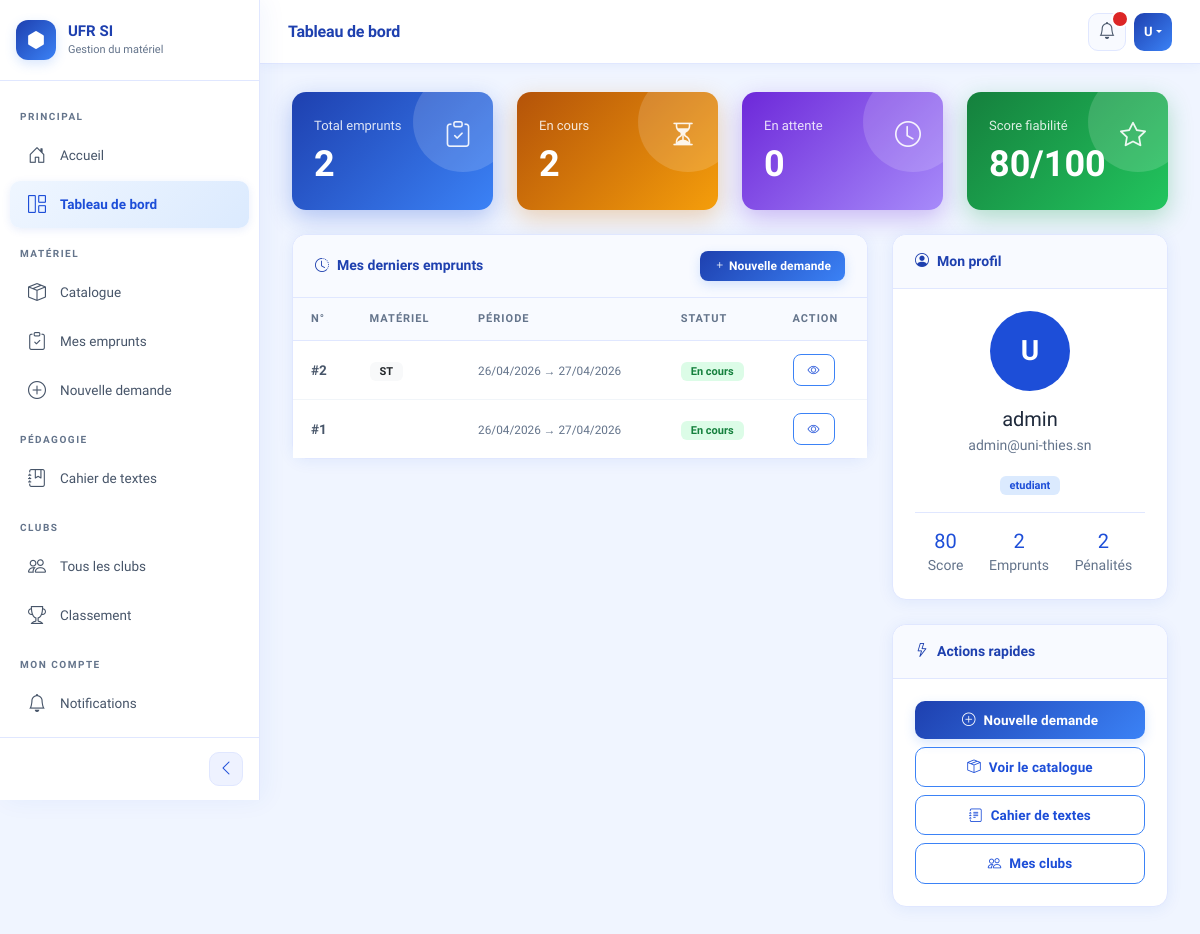
The app's page /tableau-de-bord/ (signed in), older data.
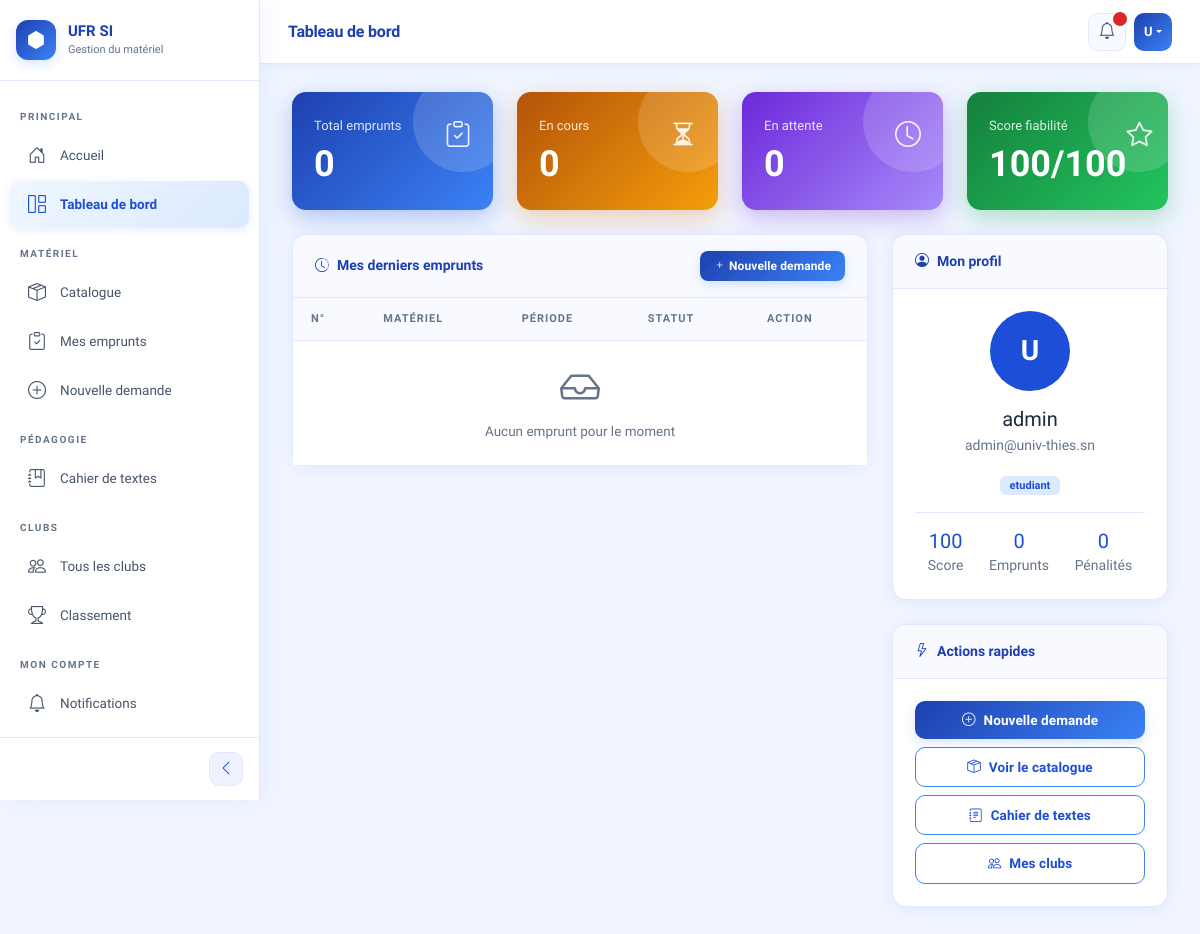
The same page, newer data.
### emprunts/models.py (models this page shows, shortened)
class Demande(models.Model):
    STATUTS = [
    ('en_attente', 'En attente'),
    ('approuvee', 'Approuvée'),
    ('refusee', 'Refusée'),
    ('en_cours', 'En cours'),
    ('en_attente_restitution', 'En attente de vérification'),
    ('restituee', 'Restituée'),
]
    utilisateur = models.ForeignKey(
        Utilisateur,
        on_delete=models.CASCADE,
        related_name='demandes'
    )
    date_demande = models.DateTimeField(auto_now_add=True)
    date_debut = models.DateTimeField()
    date_fin = models.DateTimeField()
    statut = models.CharField(max_length=30, choices=STATUTS, default='en_attente')
    motif = models.TextField(blank=True)

class LigneDemande(models.Model):
    demande = models.ForeignKey(
        Demande,
        on_delete=models.CASCADE,
        related_name='lignes'
    )
    materiel = models.ForeignKey(
        Materiel,
        on_delete=models.CASCADE,
        related_name='lignes_demande'
    )
    quantite = models.IntegerField(default=1)

### materiel/models.py (models this page shows, shortened)
class Materiel(models.Model):
    ETATS = [
        ('disponible', 'Disponible'),
        ('emprunte', 'Emprunté'),
        ('maintenance', 'En maintenance'),
        ('hors_service', 'Hors service'),
    ]
    nom = models.CharField(max_length=200)
    categorie = models.ForeignKey(
        Categorie,
        on_delete=models.SET_NULL,
        null=True,
        related_name='materiels'
    )
    numero_serie = models.CharField(max_length=100, unique=True)
    etat = models.CharField(max_length=20, choices=ETATS, default='disponible')
    photo = models.ImageField(upload_to='materiels/photos/', blank=True)
    description = models.TextField(blank=True)
    date_acquisition = models.DateField(null=True, blank=True)
    code_qr = models.ImageField(upload_to='materiels/qrcodes/', blank=True)
    quantite_stock = models.IntegerField(default=1, verbose_name='Quantité en stock')
    quantite_disponible = models.IntegerField(default=1, verbose_name='Quantité disponible')

### comptes/models.py (models this page shows, shortened)
class Utilisateur(AbstractUser):
    ROLES = [
        ('etudiant', 'Étudiant'),
        ('enseignant', 'Enseignant'),
        ('technicien', 'Technicien'),
        ('admin', 'Administrateur'),
    ]
    role = models.CharField(max_length=20, choices=ROLES, default='etudiant')
    telephone = models.CharField(max_length=20, blank=True)
    filiere = models.CharField(max_length=100, blank=True)
    niveau = models.CharField(max_length=20, blank=True)
    penalite = models.IntegerField(default=0)
    bloque = models.BooleanField(default=False)
    def get_score_fiabilite(self):
        return max(0, 100 - (self.penalite * 10))

### comptes/views.py (the view)
# urls.py: path('tableau-de-bord/', views.tableau_de_bord, name='tableau_de_bord'),
@login_required
def tableau_de_bord(request):
    from emprunts.models import Demande
    demandes = Demande.objects.filter(utilisateur=request.user).order_by('-date_demande')
    contexte = {
        'demandes': demandes,
        'total_emprunts': demandes.count(),
        'en_cours': demandes.filter(statut='en_cours').count(),
        'en_attente': demandes.filter(statut='en_attente').count(),
        'score': request.user.get_score_fiabilite(),
    }
    return render(request, 'comptes/tableau_de_bord.html', contexte)

### templates/comptes/tableau_de_bord.html (shortened to what the changed rows need)
{% extends 'base.html' %}
{% block contenu %}
<div class="row g-4 mb-4">
  <div class="col-md-3">
    <div class="stat-card stat-blue">
      <div class="d-flex justify-content-between align-items-start">
        <div>
          <p>Total emprunts</p>
          <h2>{{ total_emprunts }}</h2>
        </div>
      </div>
    </div>
  </div>
  <div class="col-md-3">
    <div class="stat-card stat-orange">
      <div class="d-flex justify-content-between align-items-start">
        <div>
          <p>En cours</p>
          <h2>{{ en_cours }}</h2>
        </div>
      </div>
    </div>
  </div>
  <div class="col-md-3">
    <div class="stat-card stat-purple">
      <div class="d-flex justify-content-between align-items-start">
        <div>
          <h2>{{ en_attente }}</h2>
        </div>
      </div>
    </div>
  </div>
  <div class="col-md-3">
    <div class="stat-card stat-green">
      <div class="d-flex justify-content-between align-items-start">
        <div>
          <p>Score fiabilité</p>
          <h2>{{ score }}/100</h2>
        </div>
      </div>
    </div>
  </div>
</div>
<div class="row g-4">
  <div class="col-md-8">
    <div class="card">
      <div class="card-body p-0">
        <table class="table mb-0">
          <thead>
            <tr>
              <th>N°</th>
              <th>Matériel</th>
              <th>Période</th>
              <th>Statut</th>
              <th>Action</th>
            </tr>
          </thead>
          <tbody>
            {% for demande in demandes %}
            <tr>
              <td><strong>#{{ demande.id }}</strong></td>
              <td>
                {% for ligne in demande.lignes.all %}
                <span class="badge bg-light text-dark me-1">{{ ligne.materiel.nom }}</span>
                {% endfor %}
              </td>
              <td>
                <small class="text-muted">
                  {{ demande.date_debut|date:"d/m/Y" }} →
                  {{ demande.date_fin|date:"d/m/Y" }}
                </small>
              </td>
              <td>
                {% if demande.statut == 'en_attente' %}
                  <span class="badge bg-warning text-dark">En attente</span>
                {% elif demande.statut == 'approuvee' or demande.statut == 'en_cours' %}
                  <span class="badge bg-success">En cours</span>
                {% elif demande.statut == 'restituee' %}
                  <span class="badge bg-secondary">Restituée</span>
                {% elif demande.statut == 'refusee' %}
                  <span class="badge bg-danger">Refusée</span>
                {% endif %}
              </td>
              <td>
                <a href="{% url 'detail_demande' demande.id %}"
                   class="btn btn-sm btn-outline-primary">
                  <i class="bi bi-eye"></i>
                </a>
              </td>
            </tr>
            {% empty %}
            <tr>
              <td colspan="5" class="text-center text-muted py-4">
                <i class="bi bi-inbox display-6 d-block mb-2"></i>
                Aucun emprunt pour le moment
              </td>
            </tr>
            {% endfor %}
          </tbody>
        </table>
      </div>
    </div>
  </div>
  <div class="col-md-4">
    <div class="card mb-4">
      <div class="card-body text-center">
        <div style="width:80px; height:80px; border-radius:50%;
             background:var(--primary); color:white;
             display:flex; align-items:center; justify-content:center;
             font-size:28px; font-weight:700; margin:0 auto 16px;">
          {{ user.first_name|first|upper|default:"U" }}
        </div>
        <h5 class="mb-1">{{ user.get_full_name|default:user.username }}</h5>
        <p class="text-muted small mb-3">{{ user.email }}</p>
        <span class="badge bg-primary">{{ user.role }}</span>
        <hr>
        <div class="d-flex justify-content-around text-center">
          <div>
            <h5 class="mb-0" style="color:var(--primary);">{{ score }}</h5>
            <small class="text-muted">Score</small>
          </div>
          <div>
            <h5 class="mb-0" style="color:var(--primary);">{{ total_emprunts }}</h5>
            <small class="text-muted">Emprunts</small>
          </div>
          <div>
            <h5 class="mb-0" style="color:var(--primary);">{{ user.penalite }}</h5>
            <small class="text-muted">Pénalités</small>
          </div>
        </div>
      </div>
    </div>
  </div>
</div>
{% endblock %}

### templates/base.html (shortened to what this page needs)
<!DOCTYPE html>
<html lang="fr">
<head>
  {% load static %}
  <link href="https://cdn.jsdelivr.net/npm/bootstrap@5.3.0/dist/css/bootstrap.min.css" rel="stylesheet">
  <link href="https://cdn.jsdelivr.net/npm/bootstrap-icons@1.10.0/font/bootstrap-icons.css" rel="stylesheet">
  <link rel="stylesheet" href="{% static 'css/style.css' %}">
</head>
<body>
<div class="sidebar" id="sidebar">
  <div class="sidebar-brand">
    <div class="sidebar-brand-icon">
      <i class="bi bi-hexagon-fill"></i>
    </div>
    <div class="sidebar-brand-text">
      <h4>UFR SI</h4>
      <p>Gestion du matériel</p>
    </div>
  </div>
  <nav class="sidebar-nav">
    <div class="nav-section">Principal</div>
    <a href="{% url 'accueil' %}" class="sidebar-link" data-label="Accueil">
      <i class="bi bi-house-door"></i>
      <span class="nav-label">Accueil</span>
    </a>
    {% if user.is_authenticated %}
    <a href="{% url 'tableau_de_bord' %}" class="sidebar-link" data-label="Tableau de bord">
      <i class="bi bi-grid-1x2"></i>
      <span class="nav-label">Tableau de bord</span>
    </a>
    {% endif %}
    <div class="nav-section">Matériel</div>
    <a href="{% url 'liste_materiels' %}" class="sidebar-link" data-label="Catalogue">
      <i class="bi bi-box-seam"></i>
      <span class="nav-label">Catalogue</span>
    </a>
    {% if user.is_authenticated %}
    <a href="{% url 'liste_demandes' %}" class="sidebar-link" data-label="Mes emprunts">
      <i class="bi bi-clipboard-check"></i>
      <span class="nav-label">Mes emprunts</span>
    </a>
    <a href="{% url 'nouvelle_demande' %}" class="sidebar-link" data-label="Nouvelle demande">
      <i class="bi bi-plus-circle"></i>
      <span class="nav-label">Nouvelle demande</span>
    </a>
    {% endif %}
    <div class="nav-section">Pédagogie</div>
    <a href="{% url 'liste_cours' %}" class="sidebar-link" data-label="Cahier de textes">
      <i class="bi bi-journal-bookmark"></i>
      <span class="nav-label">Cahier de textes</span>
    </a>
    <div class="nav-section">Clubs</div>
    <a href="{% url 'liste_clubs' %}" class="sidebar-link" data-label="Clubs">
      <i class="bi bi-people"></i>
      <span class="nav-label">Tous les clubs</span>
    </a>
    <a href="{% url 'classement_clubs' %}" class="sidebar-link" data-label="Classement">
      <i class="bi bi-trophy"></i>
      <span class="nav-label">Classement</span>
    </a>
    {% if user.is_authenticated %}
    <div class="nav-section">Mon compte</div>
    <a href="{% url 'mes_notifications' %}" class="sidebar-link" data-label="Notifications">
      <i class="bi bi-bell"></i>
      <span class="nav-label">Notifications</span>
    </a>
    <a href="{% url 'parametres' %}" class="sidebar-link" data-label="Paramètres">
    </a>
    {% endif %}
  </nav>
  <div class="sidebar-toggle-btn">
    <button class="toggle-btn" id="toggleSidebarBtn" title="Réduire le menu">
      <i class="bi bi-chevron-left" id="toggleIcon"></i>
    </button>
  </div>
</div>
<div class="topbar" id="topbar">
  <div class="d-flex align-items-center gap-3">
    <span class="topbar-title">{% block page_titre %}UFR SI{% endblock %}</span>
  </div>
  <div class="topbar-right">
    {% if user.is_authenticated %}
    <a href="{% url 'mes_notifications' %}" class="topbar-btn position-relative" title="Notifications">
      <i class="bi bi-bell"></i>
      <span class="notif-badge" id="notif-badge" style="display:none;"></span>
    </a>
    <div class="dropdown">
      <button class="user-avatar dropdown-toggle" data-bs-toggle="dropdown" style="border:none;">
        {{ user.first_name|first|upper|default:"U" }}{{ user.last_name|first|upper|default:"" }}
      </button>
    </div>
    {% else %}
    <a href="{% url 'connexion' %}" class="btn btn-primary btn-sm">
      <i class="bi bi-box-arrow-in-right me-1"></i>Se connecter
    </a>
    {% endif %}
  </div>
</div>
<div class="main-content" id="mainContent">
  {% block contenu %}{% endblock %}
</div>
{% load static %}
</body>
</html>

Row changes from the older to the newer data that the page shows:
removed Demande: id "2", date_debut "26/04/2026", date_fin "27/04/2026", statut "En cours"
removed LigneDemande: materiel.nom "ST"
removed Demande: id "1", date_debut "26/04/2026", date_fin "27/04/2026", statut "En cours"
changed Utilisateur "admin": email "admin@uni-thies.sn" → "admin@univ-thies.sn"; penalite "2" → "0"
Text that changed along with them:
{{ total_emprunts }}: "2" → "0"
{{ en_cours }}: "2" → "0"
{{ score }}: "80" → "100"
text now shown: "Aucun emprunt pour le moment"
